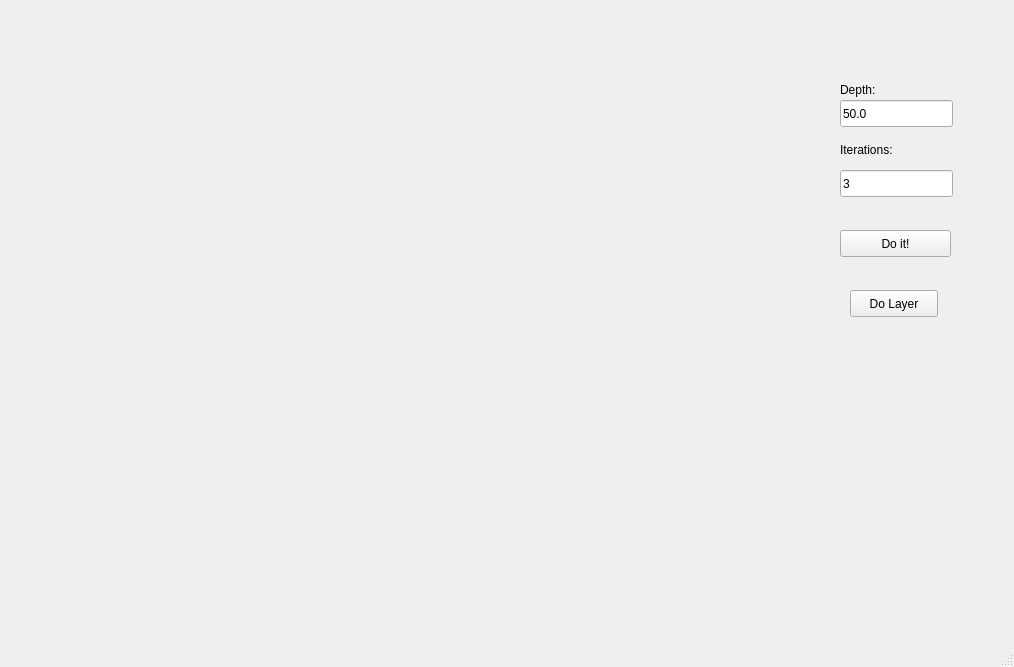
<?xml version="1.0" encoding="UTF-8"?>
<ui version="4.0">
 <class>FFTWindow</class>
 <widget class="QMainWindow" name="FFTWindow">
  <property name="geometry">
   <rect>
    <x>0</x>
    <y>0</y>
    <width>1014</width>
    <height>667</height>
   </rect>
  </property>
  <property name="windowTitle">
   <string>MainWindow</string>
  </property>
  <widget class="QWidget" name="centralwidget">
   <widget class="QWidget" name="verticalLayoutWidget">
    <property name="geometry">
     <rect>
      <x>110</x>
      <y>30</y>
      <width>651</width>
      <height>391</height>
     </rect>
    </property>
    <layout class="QVBoxLayout" name="verticalLayout2DMappingCanvas"/>
   </widget>
   <widget class="QLineEdit" name="lineEditDepth">
    <property name="geometry">
     <rect>
      <x>840</x>
      <y>100</y>
      <width>113</width>
      <height>27</height>
     </rect>
    </property>
    <property name="text">
     <string>50.0</string>
    </property>
   </widget>
   <widget class="QLineEdit" name="lineEditIterations">
    <property name="geometry">
     <rect>
      <x>840</x>
      <y>170</y>
      <width>113</width>
      <height>27</height>
     </rect>
    </property>
    <property name="text">
     <string>3</string>
    </property>
   </widget>
   <widget class="QLabel" name="label">
    <property name="geometry">
     <rect>
      <x>840</x>
      <y>80</y>
      <width>66</width>
      <height>19</height>
     </rect>
    </property>
    <property name="text">
     <string>Depth:</string>
    </property>
   </widget>
   <widget class="QLabel" name="label_2">
    <property name="geometry">
     <rect>
      <x>840</x>
      <y>140</y>
      <width>66</width>
      <height>19</height>
     </rect>
    </property>
    <property name="text">
     <string>Iterations:</string>
    </property>
   </widget>
   <widget class="QPushButton" name="pushButton_StartIteration">
    <property name="geometry">
     <rect>
      <x>840</x>
      <y>230</y>
      <width>111</width>
      <height>27</height>
     </rect>
    </property>
    <property name="text">
     <string>Do it!</string>
    </property>
   </widget>
   <widget class="QPushButton" name="pushButton_layer">
    <property name="geometry">
     <rect>
      <x>850</x>
      <y>290</y>
      <width>88</width>
      <height>27</height>
     </rect>
    </property>
    <property name="text">
     <string>Do Layer</string>
    </property>
   </widget>
  </widget>
  <widget class="QMenuBar" name="menubar">
   <property name="geometry">
    <rect>
     <x>0</x>
     <y>0</y>
     <width>1014</width>
     <height>24</height>
    </rect>
   </property>
  </widget>
  <widget class="QStatusBar" name="statusbar"/>
 </widget>
 <resources/>
 <connections/>
</ui>
